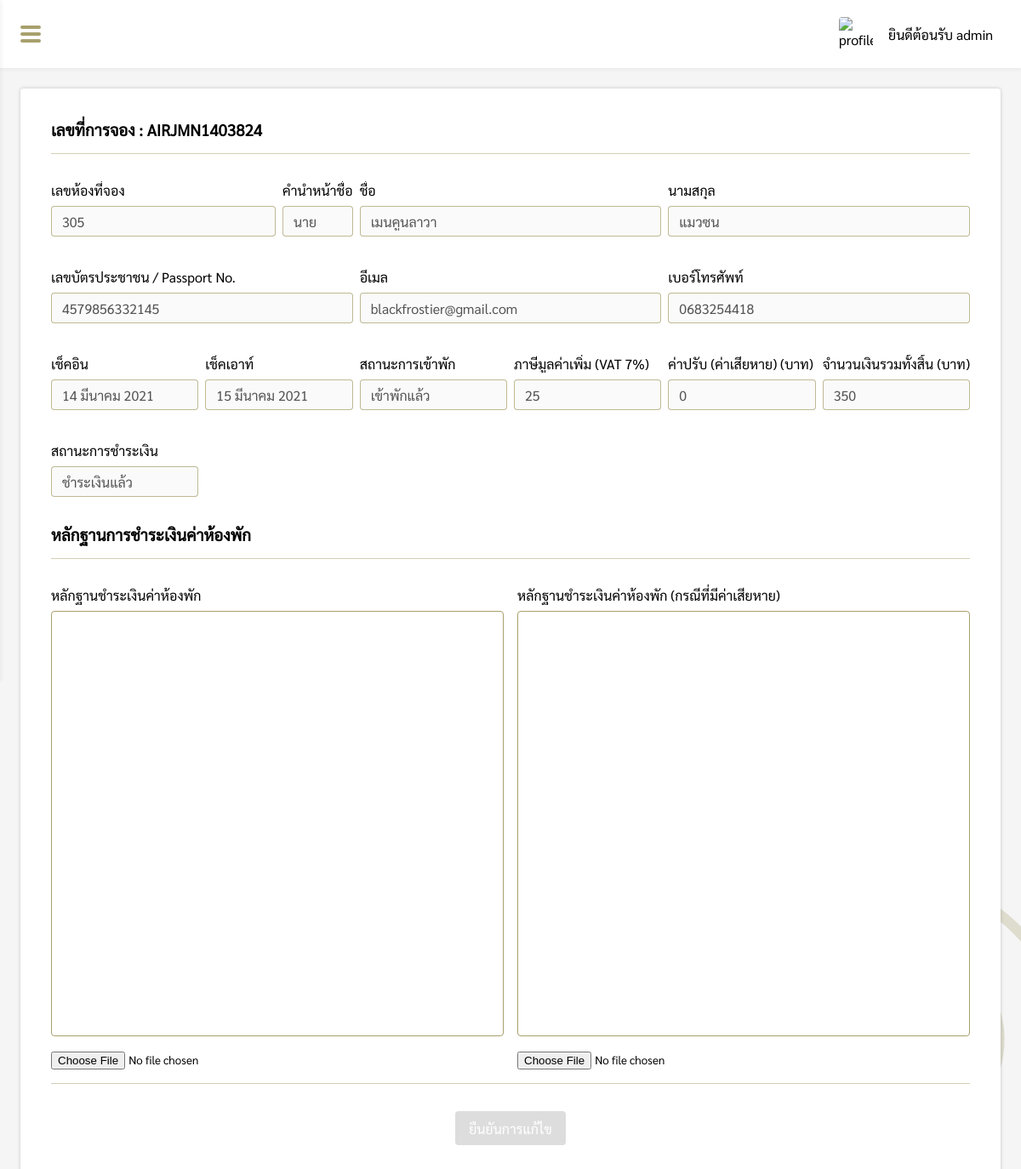
The page /pages/manage/dailyCost/dailyCostDetail.php?dailycost_id=9 (signed in) on the database its author committed.
### tables this page shows
CREATE TABLE `dailycost` (
  `dailycost_id` int(11) NOT NULL,
  `code` varchar(13) NOT NULL,
  `damages` float(11,2) DEFAULT NULL,
  `total_allprice` float(11,2) NOT NULL,
  `pay_status` varchar(20) NOT NULL,
  `pay_img` varchar(100) DEFAULT NULL,
  `payafter_d_img` varchar(100) DEFAULT NULL
);

CREATE TABLE `daily` (
  `daily_id` int(11) NOT NULL,
  `name_title` varchar(10) NOT NULL,
  `firstname` varchar(50) NOT NULL,
  `lastname` varchar(50) NOT NULL,
  `id_card` varchar(13) NOT NULL,
  `email` varchar(100) NOT NULL,
  `tel` varchar(10) NOT NULL,
  `code` varchar(13) NOT NULL,
  `check_in` varchar(20) NOT NULL,
  `check_out` varchar(20) NOT NULL,
  `night` int(11) NOT NULL,
  `people` int(11) NOT NULL,
  `air_room` int(11) NOT NULL,
  `fan_room` int(11) NOT NULL,
  `daily_status` varchar(20) NOT NULL,
  `total_price` float(11,2) NOT NULL,
  `payment_price` float(11,2) NOT NULL,
  `payment_img` varchar(100) DEFAULT NULL,
  `warning_date` varchar(20) DEFAULT NULL,
  `room_select` varchar(100) DEFAULT NULL
);

### pages/manage/dailyCost/dailyCostDetail.php (the view, shortened to what this page needs)
<?php
if($_SESSION['level'] == 'admin' || $_SESSION['level'] == 'employee'){
    include('../../connection.php');
    $dailycost_id = $_REQUEST['dailycost_id'];
    function DateThai($strDate)
    {
        $strYear = date("Y",strtotime($strDate));
        $strMonth= date("n",strtotime($strDate));
        $strDay= date("d",strtotime($strDate));
        $strMonthCut = Array("","มกราคม", "กุมภาพันธ์", "มีนาคม","เมษายน", "พฤษภาคม", "มิถุนายน", "กรกฎาคม","สิงหาคม", "กันยายน", "ตุลาคม", "พฤศจิกายน", "ธันวาคม");
        $strMonthThai=$strMonthCut[$strMonth];
        return "$strDay $strMonthThai $strYear";
    }
    $sql = "SELECT a.*, b.* FROM dailycost a INNER JOIN daily b ON a.dailycost_id = b.daily_id WHERE a.dailycost_id = $dailycost_id";
    $result = mysqli_query($conn, $sql)or die ("Error in query: $sql " . mysqli_error());
    $row = mysqli_fetch_array($result);
    if($row != null){
        extract($row);
    }
?>
<!DOCTYPE html>
<html lang="en">
<head>
    <link rel="stylesheet" href="../../../css/dailyCostDetail.css">
    <link rel="stylesheet" href="../../../css/navbar.css">
</head>
<body>
    <?php include('../../../components/sidebar.php'); ?>
    <div class="box">
        <div id="box-padding" style="padding:24px;">
            <div class="dailyCostDetail-box">
                <h3>เลขที่การจอง : <?php echo $code; ?></h3>
                <div class="hr"></div>
                <div>
                    <div class="grid-container">
                        <div class="room_select">
                            <p>เลขห้องที่จอง</p>
                            <input type="text" value="<?php echo $room_select; ?>" disabled>
                        </div>
                        <div class="name_title">
                            <p>คำนำหน้าชื่อ</p>
                            <input type="text" value="<?php echo $name_title; ?>" disabled>
                        </div>
                        <div class="firstname">
                            <p>ชื่อ</p>
                            <input type="text" value="<?php echo $firstname; ?>" disabled>
                        </div>
                        <div class="lastname">
                            <p>นามสกุล</p>
                            <input type="text" value="<?php echo $lastname; ?>" disabled>
                        </div>
                        <div class="id_card">
                            <p>เลขบัตรประชาชน / Passport No.</p>
                            <input type="text" value="<?php echo $id_card; ?>" disabled>
                        </div>
                        <div class="email">
                            <p>อีเมล</p>
                            <input type="email" value="<?php echo $email; ?>" disabled>
                        </div>
                        <div class="tel">
                            <p>เบอร์โทรศัพท์</p>
                            <input type="tel" value="<?php echo $tel; ?>" disabled>
                        </div>
                        <div class="check_in">
                            <p>เช็คอิน</p>
                            <input type="text" value="<?php echo DateThai($check_in); ?>" disabled>
                        </div>
                        <div class="check_out">
                            <p>เช็คเอาท์</p>
                            <input type="text" value="<?php echo DateThai($check_out); ?>" disabled>
                        </div>
                        <div class="daily_status">
                            <p>สถานะการเข้าพัก</p>
                            <input type="text" value="<?php echo $daily_status; ?>" disabled>
                        </div>
                        <div class="vat">
                            <p>ภาษีมูลค่าเพิ่ม (VAT 7%)</p>
                            <input type="text" value="<?php echo number_format(ceil((($total_allprice * 7) / 100))); ?>" disabled>
                        </div>
                        <div class="damages">
                            <p>ค่าปรับ (ค่าเสียหาย) (บาท)</p>
                            <input type="text" value="<?php echo number_format($damages); ?>" disabled>
                        </div>
                        <div class="total_allprice">
                            <p>จำนวนเงินรวมทั้งสิ้น (บาท)</p>
                            <input type="text" value="<?php echo number_format($total_allprice); ?>" disabled>
                        </div>
                        <div class="status">
                            <p>สถานะการชำระเงิน</p>
                            <input type="text" value="<?php echo $pay_status ?>" disabled>
                        </div>
                    </div>
                </div>
                <form action="function/addImage.php?dailycost_id=<?php echo $dailycost_id; ?>" method="POST"
                    enctype="multipart/form-data">
                    <div id="copy-box" style="padding-top:32px;">
                        <h3>หลักฐานการชำระเงินค่าห้องพัก</h3>
                        <div class="hr"></div>
                        <div class="pay_grid">
                            <div>
                                <p>หลักฐานชำระเงินค่าห้องพัก</p>
                                <div class="img-box" id="img-box">
                                </div>
                                <?php
                                if($pay_img == null){
                                ?>
                                <div style="padding-top:16px;">
                                    <input type="file" name="file" id="file" class="inputfile" />
                                </div>
                                <?php } ?>
                            </div>
                            <div>
                                <p>หลักฐานชำระเงินค่าห้องพัก (กรณีที่มีค่าเสียหาย)</p>
                                <div class="img-box" id="img-box2">
                                </div>
                                <?php
                                if($payafter_d_img == null){
                                ?>
                                <div style="padding-top:16px;">
                                    <input type="file" name="file2" id="file2" class="inputfile" />
                                </div>
                                <?php } ?>
                            </div>
                        </div>
                    </div>
                    <?php
                    if($pay_img == null || $payafter_d_img == null){
                    ?>
                    <div class="hr"></div>
                    <div style="display:flex;justify-content:center;align-items:center;">
                        <button id="submitForm" disabled>ยืนยันการแก้ไข</button>
                    </div>
                    <?php } ?>
                </form>
            </div>
        </div>
    </div>
</body>
</html>
<?php
}else{
    Header("Location: ../../login.php");
}
?>

### css/dailyCostDetail.css (style rules this page uses)
* { margin: 0; padding: 0; box-sizing: border-box; font-family: Sarabun; }
.box { padding: 80px 0 0 260px; }
.dailyCostDetail-box { width: 100%; min-height: 800px; padding: 36px; border-radius: 4px; background-color: #fff; -webkit-box-shadow: 0px 0px 4px 0px rgba(0, 0, 0, 0.2); -moz-box-shadow: 0px 0px 4px 0px rgba(0, 0, 0, 0.2); box-shadow: 0px 0px 4px 0px rgba(0, 0, 0, 0.2); }
.hr { margin: 16px auto 32px auto; border-bottom: 1px solid rgb(131, 120, 47, 0.7); opacity: 0.5; }
.grid-container { display: grid; grid-template-columns: 1fr 1fr 1fr 1fr 1fr 1fr 1fr 1fr 1fr 1fr 1fr 1fr; grid-template-areas: "room_select room_select room_select name_title firstname firstname firstname firstname lastname lastname lastname lastname" "id_card id_card id_card id_card email email email email tel tel tel tel" "check_in check_in check_out check_out daily_status daily_status vat vat damages damages total_allprice total_allprice" "status status . . . . . . . . . ."; gap: 16px 8px; }
.room_select { grid-area: room_select; height: 86px; }
.name_title { grid-area: name_title; height: 86px; }
.firstname { grid-area: firstname; height: 86px; }
.lastname { grid-area: lastname; height: 86px; }
.id_card { grid-area: id_card; height: 86px; }
.email { grid-area: email; height: 86px; }
.tel { grid-area: tel; height: 86px; }
.check_in { grid-area: check_in; height: 86px; }
.check_out { grid-area: check_out; height: 86px; }
.daily_status { grid-area: daily_status; height: 86px; }
.vat { grid-area: vat; height: 86px; }
.damages { grid-area: damages; height: 86px; position: relative; }
.total_allprice { grid-area: total_allprice; height: 86px; }
.status { grid-area: status; }
.grid-container p { text-overflow: ellipsis; display: block; overflow: hidden; white-space: nowrap; }
.box .dailyCostDetail-box input:not([type=file]) { margin-top: 8px; width: 100%; height: 36px; padding: 0 12px; border: 1px solid rgb(131, 120, 47, 0.5); border-radius: 4px; font-size: 16px; outline: none; transition: 0.3s; }
.box .dailyCostDetail-box .pay_grid { display: grid; grid-template-columns: 1fr 1fr; column-gap: 16px; }
.box .dailyCostDetail-box .img-box { margin-top: 8px; width: 100%; height: 500px; border: 1px solid rgb(131, 120, 47, 0.7); border-radius: 4px; position: relative; }
.dailyCostDetail-box button { width: auto; height: 40px; padding: 0 16px; border-radius: 4px; border: none; background-color: rgb(131, 120, 47, 0.7); font-size: 16px; font-weight: 500; color: #fff; cursor: pointer; transition: 0.3s; }
.dailyCostDetail-box button:disabled { background-color: #ddd; cursor: default; }
@media screen and (max-width: 1599px) { .box { padding: 80px 0 0 calc(100% - 1340px); } }
@media screen and (max-width: 1569px) { .box { padding: 80px 0 0 230px; } }
@media screen and (max-width: 1449px) { .box { padding: 80px 0 0 0; } }

### css/navbar.css (style rules this page uses)
* { margin: 0; padding: 0; box-sizing: border-box; font-family: Sarabun; }
body { width: 100%; min-height: 100vh; background: url(../img/tool/submain-banner.png) #f5f5f5 no-repeat bottom right; }

### rows shown on the page
dailycost: daily.code "AIRJMN1403824", room_select "305", name_title "นาย", firstname "เมนคูนลาวา", lastname "แมวซน", id_card "4579856332145", email "blackfrostier@gmail.com", tel "0683254418", check_in "14 มีนาคม 2021", check_out "15 มีนาคม 2021", daily_status "เข้าพักแล้ว", total_allprice "25", total_allprice "350", pay_status "ชำระเงินแล้ว"

### other values the page prints
$_SESSION['name'] "admin"
